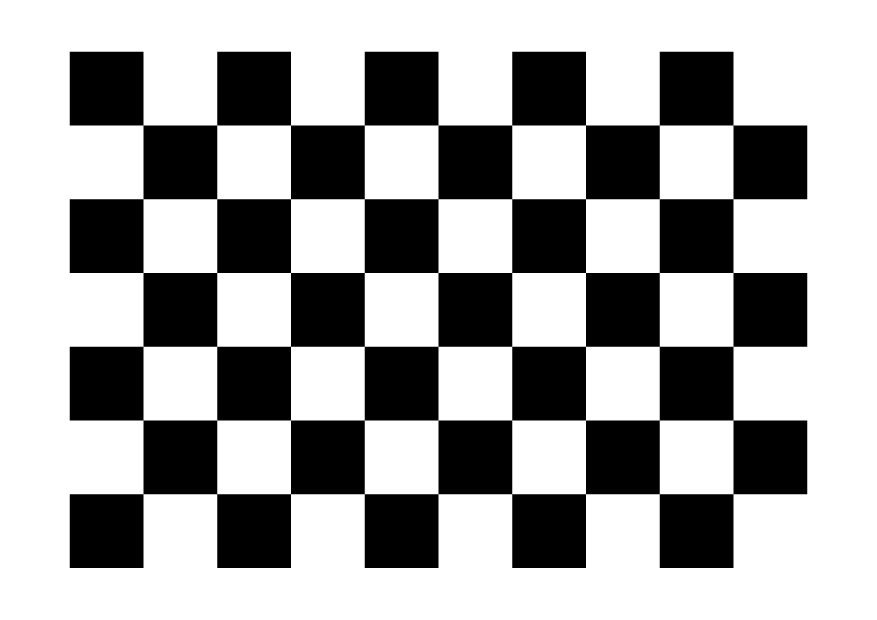
#> input picture checkerboard_a4_9x6_25mm.png, 3508 x 2480 px, given in place of the camera (shown at 1/4 size)
$ python calibrate_stereo.py
#> lines starting #> are read from the running program, lines starting #| are printed output that depends on the picture; after the words box and inside, x2 and y2 are one past the last pixel; in counts of white or black regions, pixels touching at a corner belong together
"""
Stereo Calibration for ZED Camera on Raspberry Pi
==================================================
Captures frames from the ZED (as a plain USB camera) and runs
OpenCV stereo calibration using a printed checkerboard.

Output: calibration.npz  — loaded by ball_detection.py via --calibration flag

Steps
-----
1. Print or display a checkerboard (default: 9×6 inner corners, 25 mm squares)
2. Run this script:  python3 calibrate_stereo.py
3. Hold the checkerboard in ~20 different positions/angles in front of the camera
4. Press SPACE to capture each pose  (need at least 15 good captures)
5. Press 'c' when done collecting to run calibration
6. Results saved to calibration.npz

Requirements: sudo apt install python3-opencv python3-numpy v4l-utils
"""

import cv2
import numpy as np
import sys
import time
import argparse
from typing import Optional

# ── Checkerboard configuration ────────────────────────────────────────────────
# Inner corners (columns - 1, rows - 1) of your printed checkerboard
BOARD_W       = 9       # number of inner corners along width
BOARD_H       = 6       # number of inner corners along height
SQUARE_SIZE_M = 0.018   # physical square size in metres (18 mm)
MIN_CAPTURES  = 15      # minimum good captures before calibration is allowed
OUTPUT_FILE   = "calibration.npz"

# ── Camera capture settings ───────────────────────────────────────────────────
DEVICE_ID     = 0
FRAME_W       = 2560    # Full side-by-side width
FRAME_H       = 720
FPS           = 30.0


def fourcc_to_string(value: float) -> str:
    code = int(value)
    chars = [chr((code >> 8 * i) & 0xFF) for i in range(4)]
    text = "".join(chars)
    return text if text.strip("\x00") else "unknown"


# [14 lines left out: function camera_open_error, not called in this run]


def open_camera(device_id: int, width: int, height: int, fps: float,
                fourcc: Optional[str]):
    backend = cv2.CAP_DSHOW if sys.platform.startswith("win") else cv2.CAP_V4L2
    cap = cv2.VideoCapture(device_id, backend)
    if fourcc:
        fourcc = fourcc.upper()
        if len(fourcc) != 4:
            raise ValueError("--fourcc must be exactly four characters, such as MJPG")
        cap.set(cv2.CAP_PROP_FOURCC, cv2.VideoWriter_fourcc(*fourcc))
    cap.set(cv2.CAP_PROP_FRAME_WIDTH,  width)
    cap.set(cv2.CAP_PROP_FRAME_HEIGHT, height)
    cap.set(cv2.CAP_PROP_FPS, fps)
    if not cap.isOpened():
        print(camera_open_error(device_id))
        sys.exit(1)
    actual_w = int(cap.get(cv2.CAP_PROP_FRAME_WIDTH))
    actual_h = int(cap.get(cv2.CAP_PROP_FRAME_HEIGHT))
    actual_fps = cap.get(cv2.CAP_PROP_FPS)
    actual_fourcc = fourcc_to_string(cap.get(cv2.CAP_PROP_FOURCC))
    print(
        f"[ZED] Opened at {actual_w}×{actual_h} "
        f"(eye: {actual_w // 2}×{actual_h}) "
        f"fps={actual_fps:.1f} fourcc={actual_fourcc}"
    )
    return cap


def parse_args():
    parser = argparse.ArgumentParser(description="Stereo calibration for ZED")
    parser.add_argument("--device", type=int, default=DEVICE_ID,
                        help="Camera index (default 0)")
    parser.add_argument("--width", type=int, default=FRAME_W,
                        help="Requested full side-by-side capture width (default 2560)")
    parser.add_argument("--height", type=int, default=FRAME_H,
                        help="Requested capture height (default 720)")
    parser.add_argument("--fps", type=float, default=FPS,
                        help="Requested camera frame rate (default 30)")
    parser.add_argument("--fourcc", type=str, default=None,
                        help="Optional four-character pixel format request, such as MJPG")
    return parser.parse_args()


def split_frame(frame):
    w = frame.shape[1] // 2
    return frame[:, :w], frame[:, w:]


def find_corners(gray, board_size):
    """Return refined corners or None."""
    flags = (cv2.CALIB_CB_ADAPTIVE_THRESH |
             cv2.CALIB_CB_NORMALIZE_IMAGE |
             cv2.CALIB_CB_FAST_CHECK)
    found, corners = cv2.findChessboardCorners(gray, board_size, flags)
    if not found:
        return None
    criteria = (cv2.TERM_CRITERIA_EPS + cv2.TERM_CRITERIA_MAX_ITER, 30, 0.001)
    corners  = cv2.cornerSubPix(gray, corners, (11, 11), (-1, -1), criteria)
    return corners


# [36 lines left out: function run_calibration, not called in this run]


def main():
    args = parse_args()
    if args.width <= 0 or args.height <= 0:
        raise ValueError("--width and --height must be positive")
    if args.width % 2 != 0:
        raise ValueError("--width must be even because the stereo frame is split in half")
    if args.fps <= 0:
        raise ValueError("--fps must be positive")
    board_size = (BOARD_W, BOARD_H)

    # 3-D object points for one checkerboard pose
    objp = np.zeros((BOARD_W * BOARD_H, 3), np.float32)
    objp[:, :2] = np.mgrid[0:BOARD_W, 0:BOARD_H].T.reshape(-1, 2) * SQUARE_SIZE_M

    obj_points  = []   # 3-D points (same for every capture)
    img_pts_l   = []   # 2-D points in left eye
    img_pts_r   = []   # 2-D points in right eye

    cap        = open_camera(args.device, args.width, args.height, args.fps, args.fourcc)
    n_captures = 0

    print(f"\nCheckerboard: {BOARD_W}×{BOARD_H} inner corners, {SQUARE_SIZE_M*1000:.0f} mm squares")
    print("Controls:  SPACE = capture | c = calibrate | q = quit\n")

    while True:
        cap_ret, frame = cap.read()
#> frame is the input picture: shape (2480, 3508, 3); 65% white; 1 black region, box (x1, y1, x2, y2) and area: (279, 207, 3229, 2272) 3045875
        if not cap_ret:
            continue

        left, right = split_frame(frame)
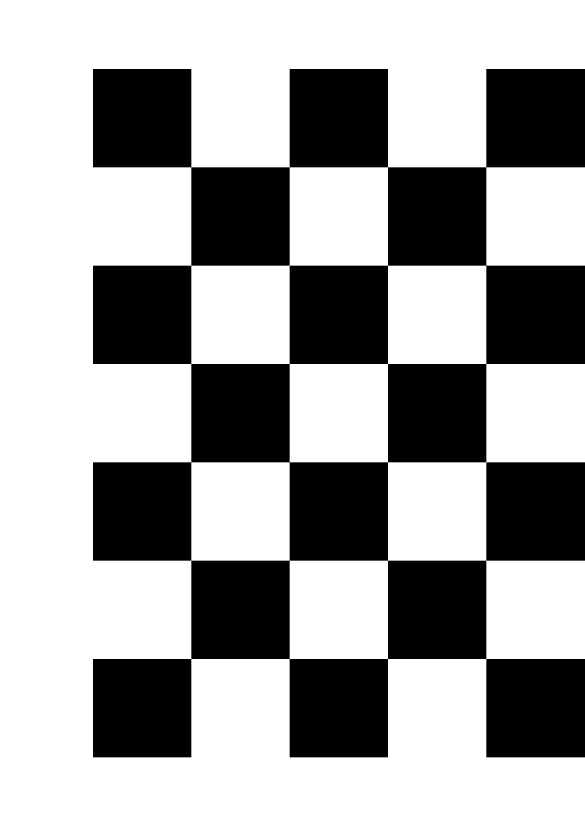
#> left: shape (2480, 1754, 3) (shown at 1/3 size); 64% white; 1 black region, box (x1, y1, x2, y2) and area: (279, 207, 1754, 2272) 1566450
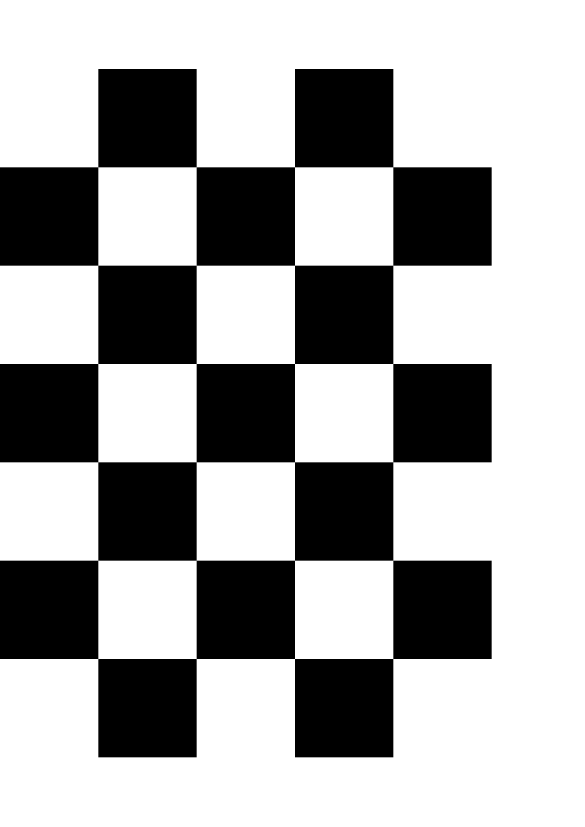
#> right: shape (2480, 1754, 3) (shown at 1/3 size); 66% white; 1 black region, box (x1, y1, x2, y2) and area: (0, 207, 1475, 2272) 1479425
        left_g  = cv2.cvtColor(left,  cv2.COLOR_BGR2GRAY)
        right_g = cv2.cvtColor(right, cv2.COLOR_BGR2GRAY)

        # Live corner preview
        preview_l = left.copy()
        preview_r = right.copy()
        cl = find_corners(left_g,  board_size)
#> in find_corners, `found, corners = cv2.findChessboardCorners(gray, board_size, flags)`: found = False; corners = None
        cr = find_corners(right_g, board_size)

        status_color = (0, 80, 255)   # red = not both found
        if cl is not None:
            cv2.drawChessboardCorners(preview_l, board_size, cl, True)
        if cr is not None:
            cv2.drawChessboardCorners(preview_r, board_size, cr, True)
        if cl is not None and cr is not None:
            status_color = (0, 220, 0)  # green = both found

        combined = np.hstack([preview_l, preview_r])
        combined = cv2.resize(combined, (1280, 360))
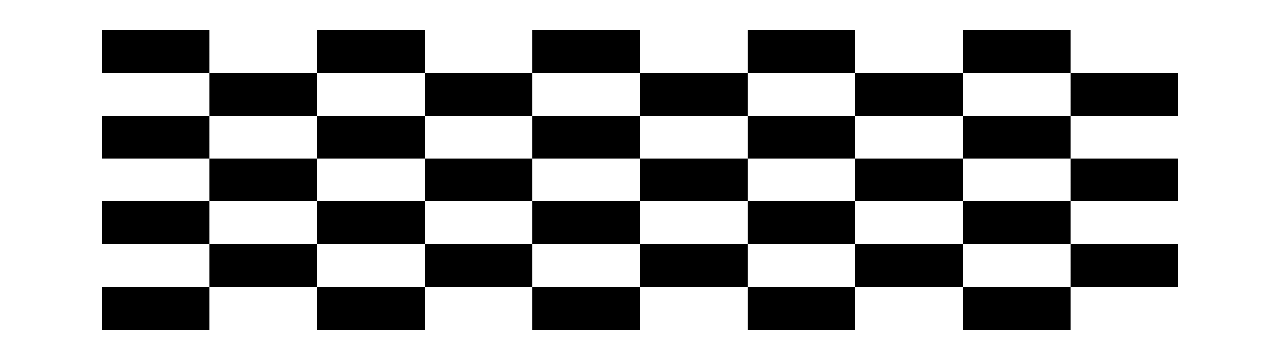
#> combined: shape (360, 1280, 3); min 0, max 255, mean 165.7

        # Status overlay
        cv2.rectangle(combined, (0, 0), (1280, 40), (20, 20, 20), -1)
        msg = (f"Captures: {n_captures}/{MIN_CAPTURES}  |  "
               f"Board {'FOUND' if (cl is not None and cr is not None) else 'NOT FOUND'}  |  "
               "SPACE=capture  c=calibrate  q=quit")
        cv2.putText(combined, msg, (8, 26),
                    cv2.FONT_HERSHEY_SIMPLEX, 0.52, status_color, 1)
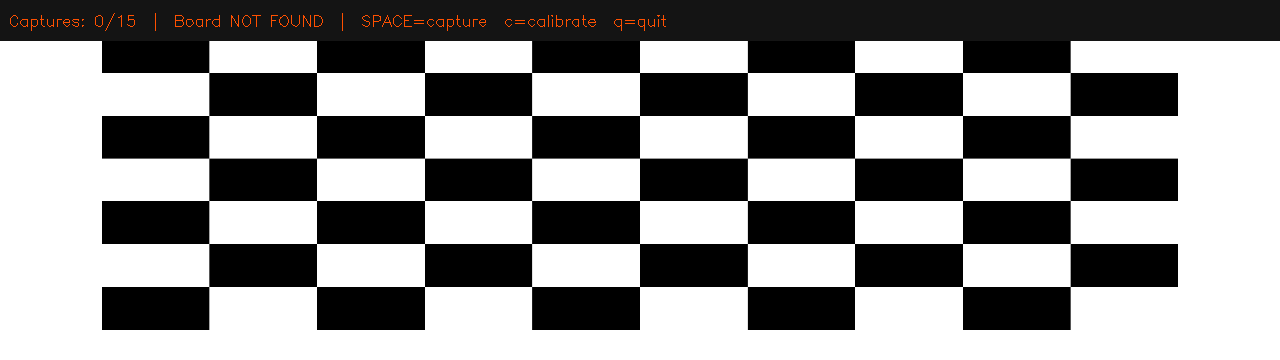
#> combined: shape (360, 1280, 3); mean B, G, R 142.1, 142.4, 142.8

        cv2.imshow("Stereo Calibration", combined)
        key = cv2.waitKey(30) & 0xFF
#> (key q is pressed here)

        if key == ord('q'):
            break

        elif key == ord(' '):
            if cl is None or cr is None:
                print("[Skip] Board not detected in both eyes.")
            else:
                obj_points.append(objp)
                img_pts_l.append(cl)
                img_pts_r.append(cr)
                n_captures += 1
                print(f"[Captured] {n_captures} poses collected.")

                # Flash green to confirm
                flash = np.zeros_like(combined)
                flash[:] = (0, 180, 0)
                alpha_frame = cv2.addWeighted(combined, 0.5, flash, 0.5, 0)
                cv2.imshow("Stereo Calibration", alpha_frame)
                cv2.waitKey(200)

        elif key == ord('c'):
            if n_captures < MIN_CAPTURES:
                print(f"[Warning] Need at least {MIN_CAPTURES} captures "
                      f"(have {n_captures}). Keep going.")
            else:
                img_size = (left_g.shape[1], left_g.shape[0])
                params   = run_calibration(obj_points, img_pts_l, img_pts_r, img_size)

                np.savez(
                    OUTPUT_FILE,
                    fx=params["fx"], fy=params["fy"],
                    cx=params["cx"], cy=params["cy"],
                    baseline=params["baseline"],
                    rms=params["rms"],
                    image_width=img_size[0],
                    image_height=img_size[1],
                    K_l=params["K_l"], D_l=params["D_l"],
                    K_r=params["K_r"], D_r=params["D_r"],
                    R=params["R"],    T=params["T"],
                )
                print(f"\n[Saved] {OUTPUT_FILE}")
                print(
                    f"Run detection with:  python3 ball_detection.py "
                    f"--device {args.device} --calibration {OUTPUT_FILE}"
                )
                break

    cap.release()
    cv2.destroyAllWindows()


if __name__ == "__main__":
    main()
